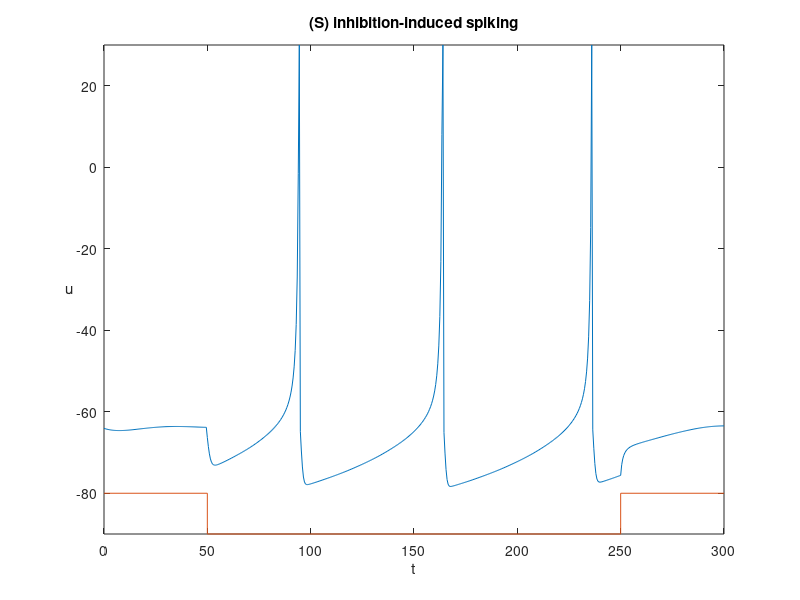
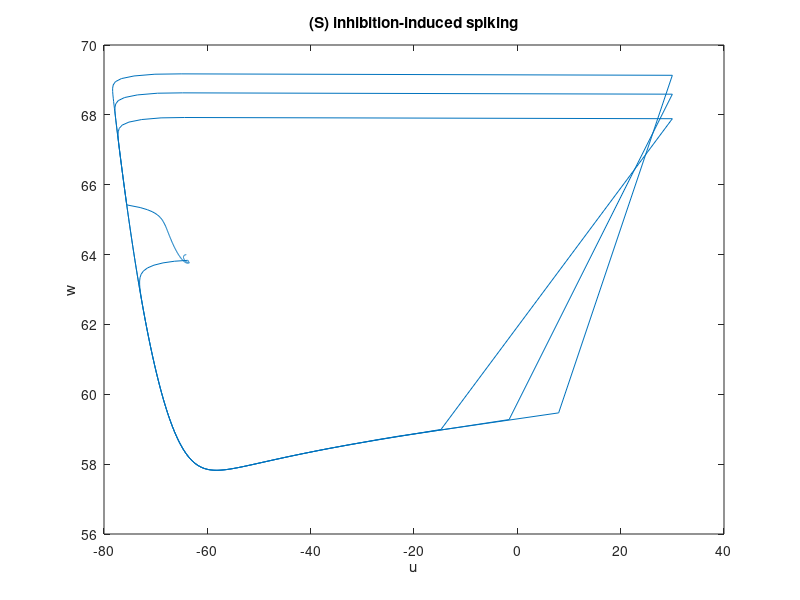

The MATLAB script that drew these images, in order:
a=-0.02;  b=-1; c=-60;  d=8;

u = [];
w = [];
u(1) = -64;
w(1) = b*u(1);

uFiltered = [];  % memorizzo le u
wFiltered = []; % memorizzo le w

tau = 0.5;  % discretizzazione tempo
tspan = 0:tau:300;  % durata esperimento

i=1;

for t=tspan
    
    if (t < 50) | (t>250)
        I=80;
    else
        I=75;
    end
    
    u(i+1) = u(i) + tau*(0.04*u(i)^2 + 5*u(i) + 140 - w(i) + I);
    
    if u(i+1)>30
        uFiltered(end+1) = 30;
    else
        uFiltered(end+1) = u(i+1);
    end
    
    w(i+1) = w(i) + tau*a*(b*u(i+1) - w(i));
    
    if u(i+1)>30
        u(i+1) = c;
        w(i+1) = w(i+1) + d;
    end
    
    wFiltered(end+1) = w(i+1);
    
    i = i+1;
end

%%
plot(tspan,uFiltered,[0 50 50 250 250 max(tspan)],-80+[0 0 -10 -10 0 0]);
axis([0 max(tspan) -90 30]) 
xlabel('t')
ylabel('u')
hYLabel = get(gca,'YLabel');
set(hYLabel,'rotation',0,'VerticalAlignment','middle')
title('(S) inhibition-induced spiking');
savefig('./images/S_membrane.fig');

%%
plot(uFiltered, wFiltered);
xlabel('u');
ylabel('w');
title('(S) inhibition-induced spiking');
savefig('./images/S_phase.fig');